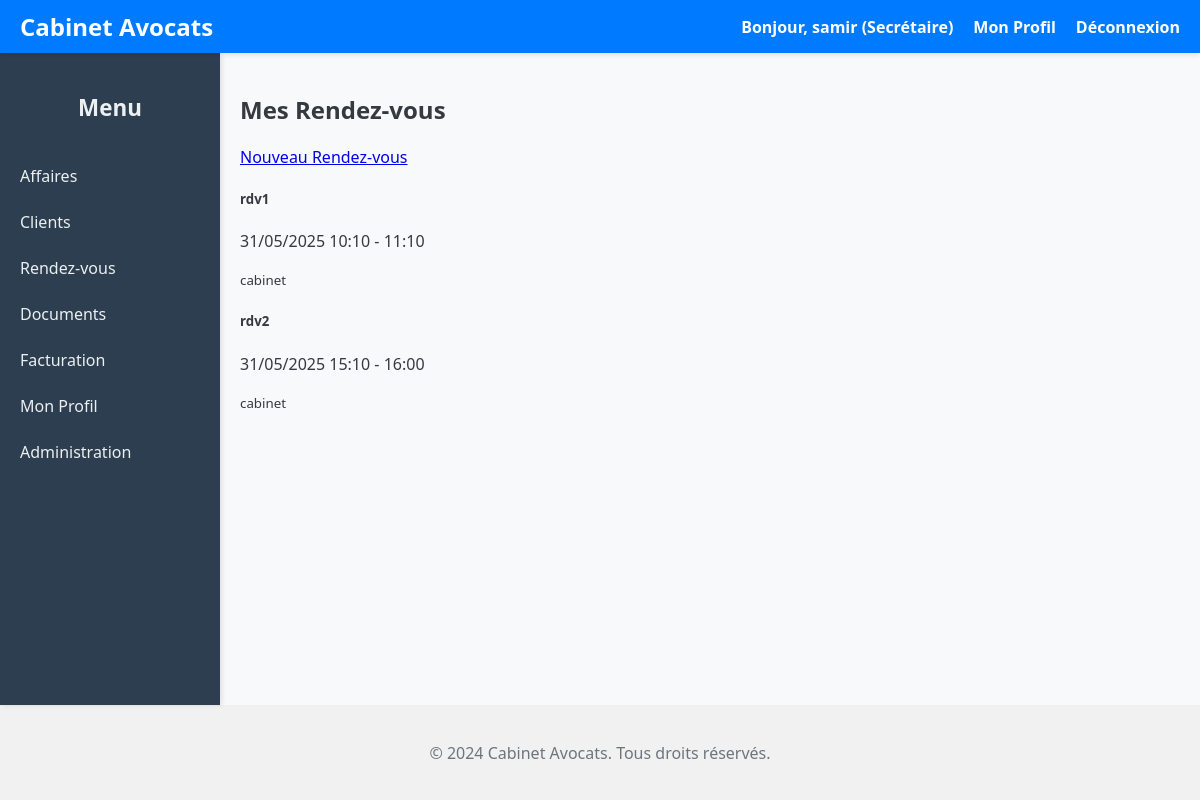
The app's page /calendrier/ (signed in) with its own data.
### utilisateurs/models.py (models this page shows, shortened)
class Utilisateur(AbstractUser):
    ROLE_CHOICES = [
        ("AVOCAT", "Avocat"),
        ("SECRETAIRE", "Secrétaire")
    ]
    adresse = models.TextField()
    telephone = models.CharField(max_length=12, null=True, blank=True)
    role = models.CharField( max_length=20, choices=ROLE_CHOICES, default="SECRETAIRE", # Rôle par défaut si non spécifié
        verbose_name="Rôle",
        help_text="Le rôle de l'utilisateur au sein du cabinet (Avocat ou Secrétaire)."
    )
    groups = models.ManyToManyField( Group, verbose_name='groupes', blank=True, help_text='Les groupes auxquels cet utilisateur appartient. Un utilisateur '
                  'obtiendra toutes les permissions accordées à chacun de ses groupes.',
        related_name="utilisateur_set",  # Nom unique pour éviter les conflits
        related_query_name="utilisateur",
    )
    user_permissions = models.ManyToManyField( Permission, verbose_name='permissions utilisateur', blank=True, help_text='Permissions spécifiques pour cet utilisateur.',
        related_name="utilisateur_set",  # Nom unique pour éviter les conflits
        related_query_name="utilisateur",
    )
    class Meta:
        verbose_name = "Utilisateur"
        verbose_name_plural = "Utilisateurs"
        ordering = ['username'] # Tri par nom d'utilisateur par défaut

### calendrier/models.py (models this page shows, shortened)
class RendezVous(models.Model):
    titre = models.CharField(max_length=200)
    description = models.TextField(blank=True)
    date_debut = models.DateTimeField()
    date_fin = models.DateTimeField()
    lieu = models.CharField(max_length=200, blank=True)
    affaire = models.ForeignKey( Affaire, on_delete=models.SET_NULL, null=True, blank=True, related_name='rendezvous', verbose_name="Affaire associée" )
    participants = models.ManyToManyField(User, related_name='rendez_vous', null=True, blank=True)
    createur = models.ForeignKey(User, on_delete=models.CASCADE, related_name='rendez_vous_crees')
    class Meta:
        verbose_name = "Rendez-vous"
        verbose_name_plural = "Rendez-vous"
        ordering = ['date_debut']

### calendrier/views.py (the view)
# urls.py: path('', CalendrierView.as_view(), name='liste'),
class CalendrierView(LoginRequiredMixin, ListView):
    model = RendezVous
    template_name = 'calendrier/liste.html'
    context_object_name = 'rendezvous'
    def get_queryset(self):
        return RendezVous.objects.filter(
            participants=self.request.user
        ).order_by('date_debut')

### calendrier/templates/calendrier/liste.html (shortened to what this page needs)
{% extends 'base.html' %}
{% block content %}
<div class="container mt-4">
    <h2>Mes Rendez-vous</h2>
    <a href="{% url 'calendrier:creer' %}" class="btn btn-primary mb-3">
         Nouveau Rendez-vous
    </a>
    <div class="list-group">
        {% for rdv in rendezvous %}
        <div class="list-group-item">
            <div class="d-flex justify-content-between align-items-center">
                <div>
                    <h5>{{ rdv.titre }}</h5>
                    <p class="mb-1">
                        {{ rdv.date_debut|date:"d/m/Y H:i" }} - {{ rdv.date_fin|date:"H:i" }}
                    </p>
                    <small class="text-muted">{{ rdv.lieu }}</small>
                </div>
            </div>
        </div>
        {% empty %}
        <div class="alert alert-info">Aucun rendez-vous prévu.</div>
        {% endfor %}
    </div>
</div>
{% endblock %}

### templates/base.html (shortened to what this page needs)
<!DOCTYPE html>
<html lang="fr">
<head>
</head>
<body>
    <header>
        <a href="{% url 'affaire:liste_affaires' %}" class="app-title">Cabinet Avocats</a>
        <nav id="mainNav">
            {% if user.is_authenticated %}
                <span>Bonjour, {{ user.first_name|default:user.username }} ({{ user.get_role_display }})</span>
                <a href="{% url 'utilisateurs:profil' %}">Mon Profil</a>
                <a href="{% url 'utilisateurs:logout' %}">Déconnexion</a>
            {% else %}
                <a href="{% url 'utilisateurs:login' %}">Connexion</a>
            {% endif %}
        </nav>
    </header>
    <div class="main-wrapper">
        <aside class="sidebar" id="sidebar">
            {% include '_sidebar.html' %}
        </aside>
        <main class="content-wrapper">
            {% block content %}{% endblock %}
        </main>
    </div>
    <footer>
        <p>&copy; 2024 Cabinet Avocats. Tous droits réservés.</p>
    </footer>
</body>
</html>

### templates/base.html (style rules this page uses)
body { font-family: 'Segoe UI', Tahoma, Geneva, Verdana, sans-serif; margin: 0; background-color: #f8f9fa; color: #343a40; display: flex; min-height: 100vh; flex-direction: column; }
header { background-color: #007bff; padding: 10px 20px; color: white; display: flex; justify-content: space-between; align-items: center; box-shadow: 0 2px 5px rgba(0,0,0,0.1); flex-shrink: 0; position: sticky; top: 0; z-index: 1000; }
header .app-title { font-size: 1.5em; font-weight: bold; color: white; text-decoration: none; flex-shrink: 0; }
header nav { display: flex; gap: 20px; align-items: center; }
header nav a, header nav span { color: white; text-decoration: none; font-weight: bold; transition: color 0.3s ease; white-space: nowrap; }
.main-wrapper { display: flex; flex-grow: 1; }
.sidebar { width: 220px; background-color: #2c3e50; color: white; padding: 20px 0; box-shadow: 2px 0 5px rgba(0,0,0,0.1); flex-shrink: 0; transition: transform 0.3s ease-in-out; overflow-y: auto; z-index: 999; }
.content-wrapper { flex-grow: 1; padding: 20px; overflow-y: auto; }
footer { text-align: center; margin-top: auto; padding: 20px; color: #6c757d; border-top: 1px solid #eee; background-color: #f1f1f1; flex-shrink: 0; }
@media (min-width: 1025px) { .sidebar { width: 220px; } }
@media (min-width: 1025px) { .content-wrapper { padding: 20px; } }

### records on screen
Utilisateur: first_name "samir", role "Secrétaire"
RendezVous: titre "rdv1", date_debut "31/05/2025 10:10", date_fin "11:10", lieu "cabinet"
RendezVous: titre "rdv2", date_debut "31/05/2025 15:10", date_fin "16:00", lieu "cabinet"
